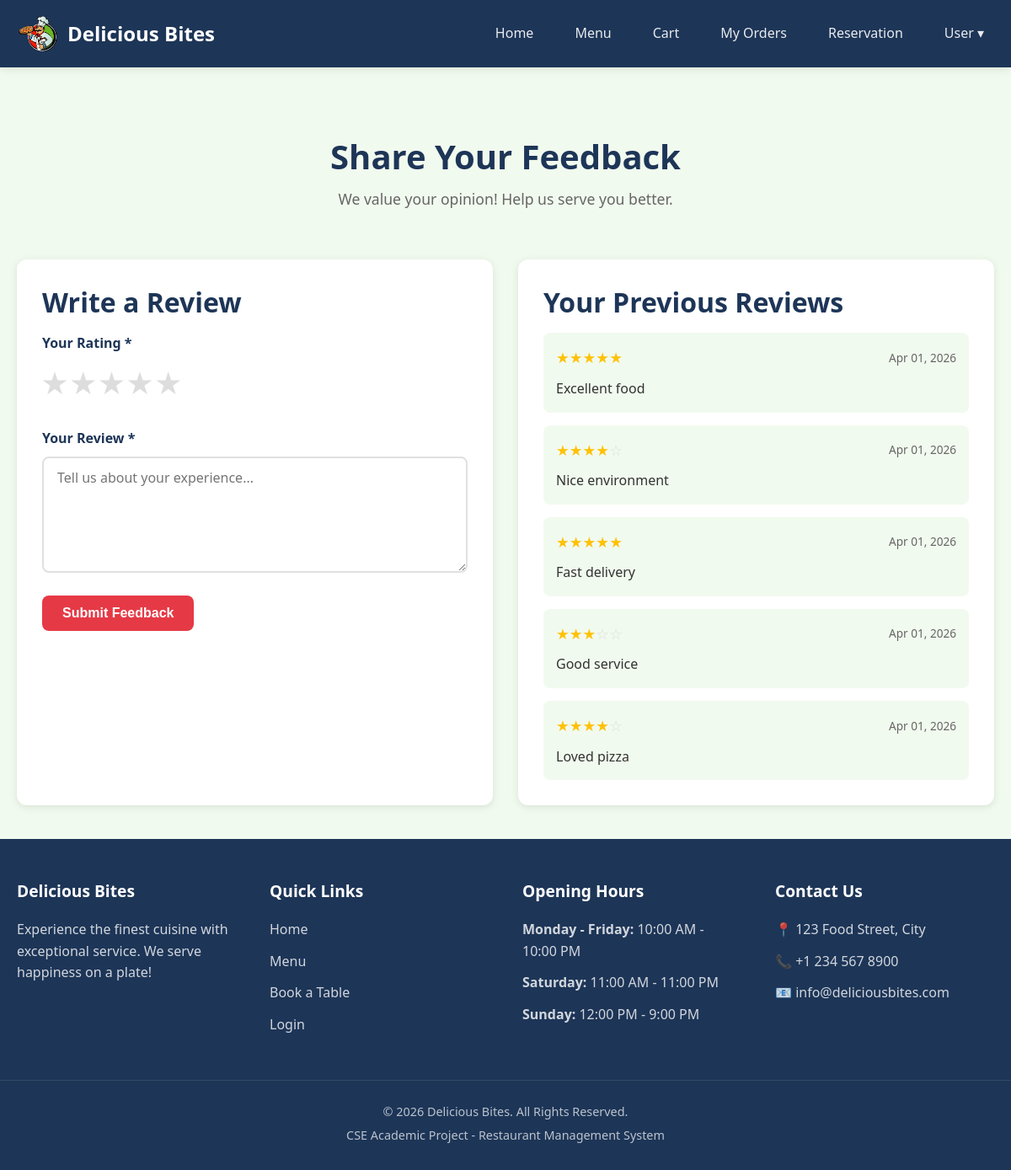
The page /user/feedback.php (signed in) on the database its author committed.
### tables this page shows
CREATE TABLE feedback (
    feedback_id INT AUTO_INCREMENT PRIMARY KEY,
    user_id INT,
    rating INT CHECK (rating >=1 AND rating <=5),
    message TEXT,
    created_at TIMESTAMP DEFAULT CURRENT_TIMESTAMP,
    FOREIGN KEY (user_id) REFERENCES users(user_id) ON DELETE CASCADE
);

### user/feedback.php (the view, shortened to what this page needs)
<?php
require_once '../config/db.php';
$user_id = $_SESSION['user_id'];
$feedback_query = "SELECT * FROM feedback WHERE user_id = $user_id ORDER BY created_at DESC";
$feedback_result = mysqli_query($conn, $feedback_query);
?>
<!DOCTYPE html>
<html lang="en">
<head>
    <link rel="stylesheet" href="../assets/css/style.css">
</head>
<body>
    <?php include '../includes/navbar.php'; ?>
    <main class="feedback-page">
        <div class="container">
            <div class="page-header">
                <h1>Share Your Feedback</h1>
                <p>We value your opinion! Help us serve you better.</p>
            </div>
            <div class="feedback-container">
                <div class="feedback-form-section">
                    <h2>Write a Review</h2>
                    <form action="feedback.php" method="POST" class="feedback-form">
                        <div class="form-group">
                            <label>Your Rating *</label>
                            <div class="star-rating">
                                <?php for ($i = 5; $i >= 1; $i--): ?>
                                    <label for="star<?php echo $i; ?>" title="<?php echo $i; ?> stars">&#9733;</label>
                                <?php endfor; ?>
                            </div>
                        </div>
                        <div class="form-group">
                            <label for="message">Your Review *</label>
                            <textarea id="message"
                                      name="message"
                                      rows="5"
                                      placeholder="Tell us about your experience..."
                                      required></textarea>
                        </div>
                        <button type="submit" class="btn btn-primary">Submit Feedback</button>
                    </form>
                </div>
                <div class="feedback-history-section">
                    <h2>Your Previous Reviews</h2>
                    <?php if (mysqli_num_rows($feedback_result) > 0): ?>
                        <div class="feedback-list">
                            <?php while ($feedback = mysqli_fetch_assoc($feedback_result)): ?>
                                <div class="feedback-card">
                                    <div class="feedback-header">
                                        <div class="feedback-stars">
                                            <?php
                                            for ($i = 1; $i <= 5; $i++) {
                                                if ($i <= $feedback['rating']) {
                                                    echo '<span class="star filled">&#9733;</span>';
                                                } else {
                                                    echo '<span class="star">&#9734;</span>';
                                                }
                                            }
                                            ?>
                                        </div>
                                        <span class="feedback-date">
                                            <?php echo date('M d, Y', strtotime($feedback['created_at'])); ?>
                                        </span>
                                    </div>
                                    <p class="feedback-message"><?php echo $feedback['message']; ?></p>
                                </div>
                            <?php endwhile; ?>
                        </div>
                    <?php else: ?>
                        <div class="empty-state small">
                            <p>You haven't submitted any feedback yet</p>
                        </div>
                    <?php endif; ?>
                </div>
            </div>
        </div>
    </main>
    <?php include '../includes/footer.php'; ?>
</body>
</html>

### assets/css/style.css (style rules this page uses)
:root { --primary-color: #e63946; --primary-dark: #c5303c; --secondary-color: #1d3557; --secondary-light: #457b9d; --accent-color: #f1faee; --background-color: #ffffff; --text-color: #333333; --text-light: #666666; --border-color: #e0e0e0; --success-color: #2ecc71; --warning-color: #f39c12; --danger-color: #e74c3c; --shadow: 0 2px 10px rgba(0, 0, 0, 0.1); --shadow-lg: 0 5px 20px rgba(0, 0, 0, 0.15); --radius: 8px; --radius-lg: 12px; }
* { margin: 0; padding: 0; box-sizing: border-box; }
html { scroll-behavior: smooth; }
body { font-family: 'Segoe UI', Tahoma, Geneva, Verdana, sans-serif; font-size: 16px; line-height: 1.6; color: var(--text-color); background-color: var(--background-color); min-height: 100vh; display: flex; flex-direction: column; }
main { flex: 1; }
h1, h2, h3, h4, h5, h6 { color: var(--secondary-color); margin-bottom: 0.5em; line-height: 1.3; }
h1 { font-size: 2.5rem; }
h2 { font-size: 2rem; }
p { margin-bottom: 1em; color: var(--text-light); }
.container { max-width: 1200px; margin: 0 auto; padding: 0 20px; }
.btn { display: inline-block; padding: 12px 24px; font-size: 1rem; font-weight: 600; text-align: center; border: none; border-radius: var(--radius); cursor: pointer; transition: all 0.3s ease; }
.btn-primary { background-color: var(--primary-color); color: white; }
.page-header { text-align: center; padding: 40px 0; }
.page-header h1 { margin-bottom: 10px; }
.page-header p { color: var(--text-light); font-size: 1.1rem; }
.form-group { margin-bottom: 20px; }
.form-group label { display: block; margin-bottom: 8px; font-weight: 600; color: var(--secondary-color); }
.form-group input, .form-group select, .form-group textarea { width: 100%; padding: 12px 16px; border: 2px solid var(--border-color); border-radius: var(--radius); font-size: 1rem; font-family: inherit; transition: border-color 0.3s ease; }
.feedback-page { padding: 40px 0; background-color: var(--accent-color); min-height: calc(100vh - 200px); }
.feedback-container { display: grid; grid-template-columns: 1fr 1fr; gap: 30px; }
.feedback-form-section, .feedback-history-section { background-color: white; padding: 30px; border-radius: var(--radius-lg); box-shadow: var(--shadow); }
.star-rating { display: flex; flex-direction: row-reverse; justify-content: flex-end; gap: 5px; }
.star-rating label { font-size: 2rem; color: #ddd; cursor: pointer; transition: color 0.2s ease; }
.feedback-list { display: flex; flex-direction: column; gap: 15px; }
.feedback-card { padding: 15px; background-color: var(--accent-color); border-radius: var(--radius); }
.feedback-header { display: flex; justify-content: space-between; align-items: center; margin-bottom: 10px; }
.feedback-stars .star { color: #ddd; font-size: 1.1rem; }
.feedback-stars .star.filled { color: #ffc107; }
.feedback-date { color: var(--text-light); font-size: 0.85rem; }
.feedback-message { margin-bottom: 0; color: var(--text-color); }

### rows shown on the page
feedback: rating 5 (drawn), created_at "Apr 01, 2026", message "Excellent food"
feedback: rating 4 (drawn), created_at "Apr 01, 2026", message "Nice environment"
feedback: rating 5 (drawn), created_at "Apr 01, 2026", message "Fast delivery"
feedback: rating 3 (drawn), created_at "Apr 01, 2026", message "Good service"
feedback: rating 4 (drawn), created_at "Apr 01, 2026", message "Loved pizza"

### other values the page prints
$_SESSION['full_name'] "User"
